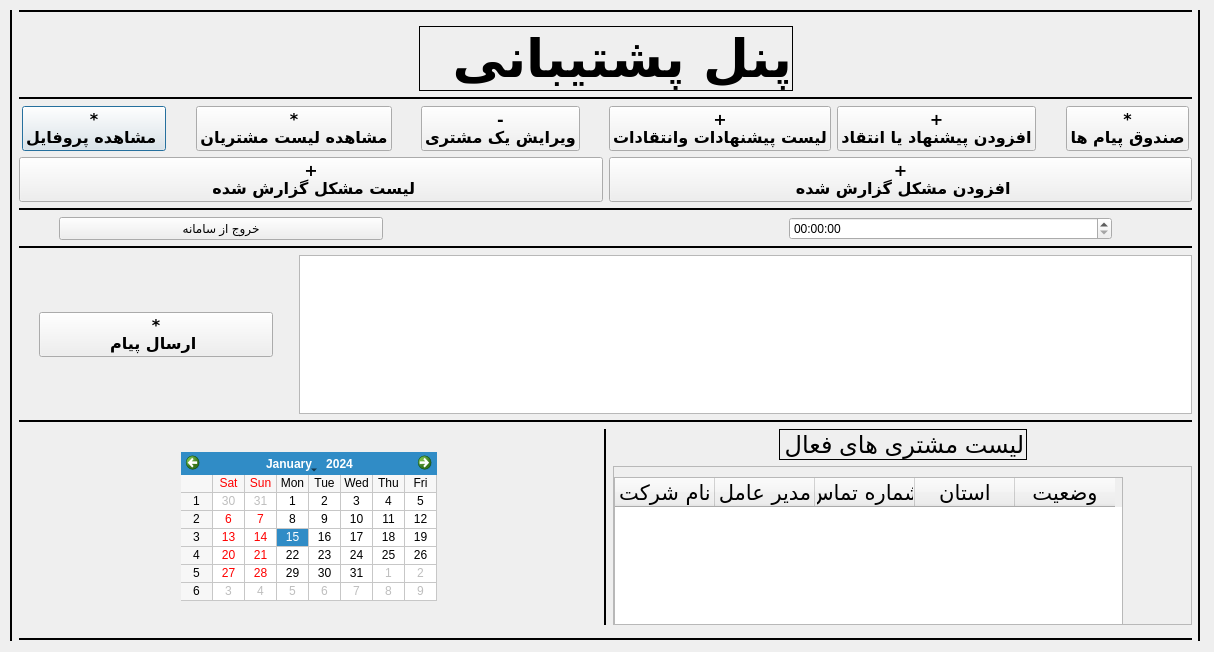
<?xml version="1.0" encoding="UTF-8"?>
<ui version="4.0">
 <class>Support</class>
 <widget class="QDialog" name="Support">
  <property name="geometry">
   <rect>
    <x>0</x>
    <y>0</y>
    <width>1214</width>
    <height>652</height>
   </rect>
  </property>
  <property name="windowTitle">
   <string>Dialog</string>
  </property>
  <widget class="QWidget" name="layoutWidget">
   <property name="geometry">
    <rect>
     <x>10</x>
     <y>10</y>
     <width>1191</width>
     <height>631</height>
    </rect>
   </property>
   <layout class="QHBoxLayout" name="horizontalLayout_7">
    <item>
     <spacer name="horizontalSpacer_17">
      <property name="orientation">
       <enum>Qt::Horizontal</enum>
      </property>
      <property name="sizeType">
       <enum>QSizePolicy::Maximum</enum>
      </property>
      <property name="sizeHint" stdset="0">
       <size>
        <width>13</width>
        <height>791</height>
       </size>
      </property>
     </spacer>
    </item>
    <item>
     <widget class="Line" name="line_7">
      <property name="frameShadow">
       <enum>QFrame::Plain</enum>
      </property>
      <property name="lineWidth">
       <number>2</number>
      </property>
      <property name="orientation">
       <enum>Qt::Vertical</enum>
      </property>
     </widget>
    </item>
    <item>
     <layout class="QVBoxLayout" name="verticalLayout_7">
      <item>
       <layout class="QVBoxLayout" name="verticalLayout_2">
        <item>
         <widget class="Line" name="line_5">
          <property name="frameShadow">
           <enum>QFrame::Plain</enum>
          </property>
          <property name="lineWidth">
           <number>2</number>
          </property>
          <property name="orientation">
           <enum>Qt::Horizontal</enum>
          </property>
         </widget>
        </item>
        <item>
         <spacer name="verticalSpacer_12">
          <property name="orientation">
           <enum>Qt::Vertical</enum>
          </property>
          <property name="sizeHint" stdset="0">
           <size>
            <width>20</width>
            <height>40</height>
           </size>
          </property>
         </spacer>
        </item>
        <item>
         <layout class="QHBoxLayout" name="horizontalLayout">
          <item>
           <spacer name="horizontalSpacer">
            <property name="orientation">
             <enum>Qt::Horizontal</enum>
            </property>
            <property name="sizeHint" stdset="0">
             <size>
              <width>40</width>
              <height>20</height>
             </size>
            </property>
           </spacer>
          </item>
          <item>
           <widget class="QLabel" name="suport_title">
            <property name="font">
             <font>
              <family>B Nazanin</family>
              <pointsize>40</pointsize>
              <weight>75</weight>
              <bold>true</bold>
             </font>
            </property>
            <property name="focusPolicy">
             <enum>Qt::ClickFocus</enum>
            </property>
            <property name="frameShape">
             <enum>QFrame::Box</enum>
            </property>
            <property name="text">
             <string>پنل پشتیبانی</string>
            </property>
           </widget>
          </item>
          <item>
           <spacer name="horizontalSpacer_2">
            <property name="orientation">
             <enum>Qt::Horizontal</enum>
            </property>
            <property name="sizeHint" stdset="0">
             <size>
              <width>40</width>
              <height>20</height>
             </size>
            </property>
           </spacer>
          </item>
         </layout>
        </item>
       </layout>
      </item>
      <item>
       <widget class="Line" name="line_4">
        <property name="windowModality">
         <enum>Qt::ApplicationModal</enum>
        </property>
        <property name="frameShadow">
         <enum>QFrame::Plain</enum>
        </property>
        <property name="lineWidth">
         <number>2</number>
        </property>
        <property name="orientation">
         <enum>Qt::Horizontal</enum>
        </property>
       </widget>
      </item>
      <item>
       <layout class="QVBoxLayout" name="verticalLayout_3">
        <item>
         <spacer name="verticalSpacer_10">
          <property name="orientation">
           <enum>Qt::Vertical</enum>
          </property>
          <property name="sizeHint" stdset="0">
           <size>
            <width>1222</width>
            <height>13</height>
           </size>
          </property>
         </spacer>
        </item>
        <item>
         <layout class="QHBoxLayout" name="horizontalLayout_2">
          <item>
           <spacer name="horizontalSpacer_11">
            <property name="orientation">
             <enum>Qt::Horizontal</enum>
            </property>
            <property name="sizeType">
             <enum>QSizePolicy::Maximum</enum>
            </property>
            <property name="sizeHint" stdset="0">
             <size>
              <width>20</width>
              <height>20</height>
             </size>
            </property>
           </spacer>
          </item>
          <item>
           <widget class="QPushButton" name="see_prof">
            <property name="font">
             <font>
              <family>B Nazanin</family>
              <pointsize>12</pointsize>
              <weight>75</weight>
              <bold>true</bold>
             </font>
            </property>
            <property name="toolTip">
             <string>&lt;html&gt;&lt;head/&gt;&lt;body&gt;&lt;p align=&quot;center&quot;&gt;&lt;span style=&quot; font-size:6pt;&quot;&gt;برای مشاهده اطلاعات شخصیتان کیلک کنید&lt;/span&gt;&lt;/p&gt;&lt;/body&gt;&lt;/html&gt;</string>
            </property>
            <property name="layoutDirection">
             <enum>Qt::RightToLeft</enum>
            </property>
            <property name="text">
             <string>*
مشاهده پروفایل </string>
            </property>
            <property name="checkable">
             <bool>false</bool>
            </property>
            <property name="autoRepeat">
             <bool>false</bool>
            </property>
            <property name="autoRepeatDelay">
             <number>300</number>
            </property>
           </widget>
          </item>
          <item>
           <spacer name="horizontalSpacer_13">
            <property name="orientation">
             <enum>Qt::Horizontal</enum>
            </property>
            <property name="sizeType">
             <enum>QSizePolicy::Maximum</enum>
            </property>
            <property name="sizeHint" stdset="0">
             <size>
              <width>40</width>
              <height>20</height>
             </size>
            </property>
           </spacer>
          </item>
          <item>
           <widget class="QPushButton" name="see_clt">
            <property name="font">
             <font>
              <family>B Nazanin</family>
              <pointsize>12</pointsize>
              <weight>75</weight>
              <bold>true</bold>
             </font>
            </property>
            <property name="toolTip">
             <string>&lt;html&gt;&lt;head/&gt;&lt;body&gt;&lt;p align=&quot;center&quot;&gt;&lt;span style=&quot; font-size:6pt;&quot;&gt;.برای مشاهده لیست مشترین کیلک کنید&lt;/span&gt;&lt;/p&gt;&lt;/body&gt;&lt;/html&gt;</string>
            </property>
            <property name="layoutDirection">
             <enum>Qt::RightToLeft</enum>
            </property>
            <property name="text">
             <string>*
مشاهده لیست مشتریان</string>
            </property>
            <property name="checkable">
             <bool>false</bool>
            </property>
            <property name="autoRepeat">
             <bool>false</bool>
            </property>
            <property name="autoRepeatDelay">
             <number>300</number>
            </property>
           </widget>
          </item>
          <item>
           <spacer name="horizontalSpacer_15">
            <property name="orientation">
             <enum>Qt::Horizontal</enum>
            </property>
            <property name="sizeType">
             <enum>QSizePolicy::Maximum</enum>
            </property>
            <property name="sizeHint" stdset="0">
             <size>
              <width>40</width>
              <height>20</height>
             </size>
            </property>
           </spacer>
          </item>
          <item>
           <widget class="QPushButton" name="Del_clt">
            <property name="font">
             <font>
              <family>B Nazanin</family>
              <pointsize>12</pointsize>
              <weight>75</weight>
              <bold>true</bold>
             </font>
            </property>
            <property name="toolTip">
             <string>&lt;html&gt;&lt;head/&gt;&lt;body&gt;&lt;p align=&quot;center&quot;&gt;&lt;span style=&quot; font-size:6pt;&quot;&gt;.برای ویرایش اطلاعات یک کلیک کنید&lt;/span&gt;&lt;/p&gt;&lt;/body&gt;&lt;/html&gt;</string>
            </property>
            <property name="layoutDirection">
             <enum>Qt::RightToLeft</enum>
            </property>
            <property name="text">
             <string>-
ویرایش یک مشتری</string>
            </property>
            <property name="checkable">
             <bool>false</bool>
            </property>
            <property name="autoRepeat">
             <bool>false</bool>
            </property>
            <property name="autoRepeatDelay">
             <number>300</number>
            </property>
           </widget>
          </item>
          <item>
           <spacer name="horizontalSpacer_16">
            <property name="orientation">
             <enum>Qt::Horizontal</enum>
            </property>
            <property name="sizeType">
             <enum>QSizePolicy::Maximum</enum>
            </property>
            <property name="sizeHint" stdset="0">
             <size>
              <width>40</width>
              <height>20</height>
             </size>
            </property>
           </spacer>
          </item>
          <item>
           <widget class="QPushButton" name="Add_aponion_2">
            <property name="font">
             <font>
              <family>B Nazanin</family>
              <pointsize>12</pointsize>
              <weight>75</weight>
              <bold>true</bold>
             </font>
            </property>
            <property name="toolTip">
             <string>&lt;html&gt;&lt;head/&gt;&lt;body&gt;&lt;p align=&quot;center&quot;&gt;&lt;span style=&quot; font-size:6pt;&quot;&gt;برای افزودن یک مشتری جدید کلیک کنید.&lt;/span&gt;&lt;/p&gt;&lt;/body&gt;&lt;/html&gt;</string>
            </property>
            <property name="layoutDirection">
             <enum>Qt::RightToLeft</enum>
            </property>
            <property name="text">
             <string>+
لیست پیشنهادات وانتقادات</string>
            </property>
            <property name="checkable">
             <bool>false</bool>
            </property>
            <property name="autoRepeat">
             <bool>false</bool>
            </property>
            <property name="autoRepeatDelay">
             <number>300</number>
            </property>
            <property name="autoDefault">
             <bool>false</bool>
            </property>
            <property name="default">
             <bool>false</bool>
            </property>
            <property name="flat">
             <bool>false</bool>
            </property>
           </widget>
          </item>
          <item>
           <widget class="QPushButton" name="Add_aponion">
            <property name="font">
             <font>
              <family>B Nazanin</family>
              <pointsize>12</pointsize>
              <weight>75</weight>
              <bold>true</bold>
             </font>
            </property>
            <property name="toolTip">
             <string>&lt;html&gt;&lt;head/&gt;&lt;body&gt;&lt;p align=&quot;center&quot;&gt;&lt;span style=&quot; font-size:6pt;&quot;&gt;برای افزودن یک مشتری جدید کلیک کنید.&lt;/span&gt;&lt;/p&gt;&lt;/body&gt;&lt;/html&gt;</string>
            </property>
            <property name="layoutDirection">
             <enum>Qt::RightToLeft</enum>
            </property>
            <property name="text">
             <string>+
افزودن پیشنهاد یا انتقاد</string>
            </property>
            <property name="checkable">
             <bool>false</bool>
            </property>
            <property name="autoRepeat">
             <bool>false</bool>
            </property>
            <property name="autoRepeatDelay">
             <number>300</number>
            </property>
            <property name="autoDefault">
             <bool>false</bool>
            </property>
            <property name="default">
             <bool>false</bool>
            </property>
            <property name="flat">
             <bool>false</bool>
            </property>
           </widget>
          </item>
          <item>
           <spacer name="horizontalSpacer_14">
            <property name="orientation">
             <enum>Qt::Horizontal</enum>
            </property>
            <property name="sizeHint" stdset="0">
             <size>
              <width>40</width>
              <height>20</height>
             </size>
            </property>
           </spacer>
          </item>
          <item>
           <widget class="QPushButton" name="Inbox">
            <property name="font">
             <font>
              <family>B Nazanin</family>
              <pointsize>12</pointsize>
              <weight>75</weight>
              <bold>true</bold>
             </font>
            </property>
            <property name="toolTip">
             <string>&lt;html&gt;&lt;head/&gt;&lt;body&gt;&lt;p align=&quot;center&quot;&gt;&lt;span style=&quot; font-size:6pt;&quot;&gt;.برای ویرایش اطلاعات یک کلیک کنید&lt;/span&gt;&lt;/p&gt;&lt;/body&gt;&lt;/html&gt;</string>
            </property>
            <property name="layoutDirection">
             <enum>Qt::RightToLeft</enum>
            </property>
            <property name="text">
             <string>*
صندوق پیام ها</string>
            </property>
            <property name="checkable">
             <bool>false</bool>
            </property>
            <property name="autoRepeat">
             <bool>false</bool>
            </property>
            <property name="autoRepeatDelay">
             <number>300</number>
            </property>
           </widget>
          </item>
          <item>
           <spacer name="horizontalSpacer_12">
            <property name="orientation">
             <enum>Qt::Horizontal</enum>
            </property>
            <property name="sizeType">
             <enum>QSizePolicy::Maximum</enum>
            </property>
            <property name="sizeHint" stdset="0">
             <size>
              <width>20</width>
              <height>20</height>
             </size>
            </property>
           </spacer>
          </item>
         </layout>
        </item>
        <item>
         <layout class="QHBoxLayout" name="horizontalLayout_9">
          <item>
           <widget class="QPushButton" name="wrongList">
            <property name="font">
             <font>
              <family>B Nazanin</family>
              <pointsize>12</pointsize>
              <weight>75</weight>
              <bold>true</bold>
             </font>
            </property>
            <property name="toolTip">
             <string>&lt;html&gt;&lt;head/&gt;&lt;body&gt;&lt;p align=&quot;center&quot;&gt;&lt;span style=&quot; font-size:6pt;&quot;&gt;برای افزودن یک مشتری جدید کلیک کنید.&lt;/span&gt;&lt;/p&gt;&lt;/body&gt;&lt;/html&gt;</string>
            </property>
            <property name="layoutDirection">
             <enum>Qt::RightToLeft</enum>
            </property>
            <property name="text">
             <string>+
 لیست مشکل گزارش شده</string>
            </property>
            <property name="checkable">
             <bool>false</bool>
            </property>
            <property name="autoRepeat">
             <bool>false</bool>
            </property>
            <property name="autoRepeatDelay">
             <number>300</number>
            </property>
            <property name="autoDefault">
             <bool>false</bool>
            </property>
            <property name="default">
             <bool>false</bool>
            </property>
            <property name="flat">
             <bool>false</bool>
            </property>
           </widget>
          </item>
          <item>
           <widget class="QPushButton" name="addWrong">
            <property name="font">
             <font>
              <family>B Nazanin</family>
              <pointsize>12</pointsize>
              <weight>75</weight>
              <bold>true</bold>
             </font>
            </property>
            <property name="toolTip">
             <string>&lt;html&gt;&lt;head/&gt;&lt;body&gt;&lt;p align=&quot;center&quot;&gt;&lt;span style=&quot; font-size:6pt;&quot;&gt;برای افزودن یک مشتری جدید کلیک کنید.&lt;/span&gt;&lt;/p&gt;&lt;/body&gt;&lt;/html&gt;</string>
            </property>
            <property name="layoutDirection">
             <enum>Qt::RightToLeft</enum>
            </property>
            <property name="text">
             <string>+
 افزودن مشکل گزارش شده</string>
            </property>
            <property name="checkable">
             <bool>false</bool>
            </property>
            <property name="autoRepeat">
             <bool>false</bool>
            </property>
            <property name="autoRepeatDelay">
             <number>300</number>
            </property>
            <property name="autoDefault">
             <bool>false</bool>
            </property>
            <property name="default">
             <bool>false</bool>
            </property>
            <property name="flat">
             <bool>false</bool>
            </property>
           </widget>
          </item>
         </layout>
        </item>
        <item>
         <spacer name="verticalSpacer_11">
          <property name="orientation">
           <enum>Qt::Vertical</enum>
          </property>
          <property name="sizeHint" stdset="0">
           <size>
            <width>1222</width>
            <height>13</height>
           </size>
          </property>
         </spacer>
        </item>
       </layout>
      </item>
      <item>
       <widget class="Line" name="line_3">
        <property name="windowModality">
         <enum>Qt::ApplicationModal</enum>
        </property>
        <property name="frameShadow">
         <enum>QFrame::Plain</enum>
        </property>
        <property name="lineWidth">
         <number>2</number>
        </property>
        <property name="orientation">
         <enum>Qt::Horizontal</enum>
        </property>
       </widget>
      </item>
      <item>
       <layout class="QVBoxLayout" name="verticalLayout_4">
        <item>
         <layout class="QHBoxLayout" name="horizontalLayout_3">
          <item>
           <spacer name="horizontalSpacer_19">
            <property name="orientation">
             <enum>Qt::Horizontal</enum>
            </property>
            <property name="sizeType">
             <enum>QSizePolicy::Maximum</enum>
            </property>
            <property name="sizeHint" stdset="0">
             <size>
              <width>40</width>
              <height>20</height>
             </size>
            </property>
           </spacer>
          </item>
          <item>
           <widget class="QPushButton" name="logout">
            <property name="text">
             <string>خروج از سامانه</string>
            </property>
           </widget>
          </item>
          <item>
           <spacer name="horizontalSpacer_3">
            <property name="orientation">
             <enum>Qt::Horizontal</enum>
            </property>
            <property name="sizeType">
             <enum>QSizePolicy::Maximum</enum>
            </property>
            <property name="sizeHint" stdset="0">
             <size>
              <width>400</width>
              <height>20</height>
             </size>
            </property>
           </spacer>
          </item>
          <item>
           <widget class="QTimeEdit" name="timeEdit">
            <property name="currentSection">
             <enum>QDateTimeEdit::HourSection</enum>
            </property>
           </widget>
          </item>
          <item>
           <spacer name="horizontalSpacer_6">
            <property name="orientation">
             <enum>Qt::Horizontal</enum>
            </property>
            <property name="sizeType">
             <enum>QSizePolicy::Maximum</enum>
            </property>
            <property name="sizeHint" stdset="0">
             <size>
              <width>80</width>
              <height>20</height>
             </size>
            </property>
           </spacer>
          </item>
         </layout>
        </item>
       </layout>
      </item>
      <item>
       <widget class="Line" name="line_2">
        <property name="frameShadow">
         <enum>QFrame::Plain</enum>
        </property>
        <property name="lineWidth">
         <number>2</number>
        </property>
        <property name="orientation">
         <enum>Qt::Horizontal</enum>
        </property>
       </widget>
      </item>
      <item>
       <layout class="QVBoxLayout" name="verticalLayout_5">
        <item>
         <layout class="QHBoxLayout" name="horizontalLayout_4">
          <item>
           <spacer name="horizontalSpacer_4">
            <property name="orientation">
             <enum>Qt::Horizontal</enum>
            </property>
            <property name="sizeType">
             <enum>QSizePolicy::Maximum</enum>
            </property>
            <property name="sizeHint" stdset="0">
             <size>
              <width>20</width>
              <height>20</height>
             </size>
            </property>
           </spacer>
          </item>
          <item>
           <widget class="QPushButton" name="see_prof_2">
            <property name="font">
             <font>
              <family>B Nazanin</family>
              <pointsize>12</pointsize>
              <weight>75</weight>
              <bold>true</bold>
             </font>
            </property>
            <property name="toolTip">
             <string>&lt;html&gt;&lt;head/&gt;&lt;body&gt;&lt;p&gt;برای افزودن کارمند جدید کلیک کنید.&lt;/p&gt;&lt;/body&gt;&lt;/html&gt;</string>
            </property>
            <property name="layoutDirection">
             <enum>Qt::RightToLeft</enum>
            </property>
            <property name="text">
             <string>*
            ارسال پیام             </string>
            </property>
            <property name="checkable">
             <bool>false</bool>
            </property>
            <property name="autoRepeat">
             <bool>false</bool>
            </property>
            <property name="autoRepeatDelay">
             <number>300</number>
            </property>
           </widget>
          </item>
          <item>
           <spacer name="horizontalSpacer_5">
            <property name="orientation">
             <enum>Qt::Horizontal</enum>
            </property>
            <property name="sizeType">
             <enum>QSizePolicy::Maximum</enum>
            </property>
            <property name="sizeHint" stdset="0">
             <size>
              <width>20</width>
              <height>20</height>
             </size>
            </property>
           </spacer>
          </item>
          <item>
           <layout class="QVBoxLayout" name="verticalLayout_8">
            <item>
             <widget class="QTextEdit" name="messageText"/>
            </item>
           </layout>
          </item>
         </layout>
        </item>
       </layout>
      </item>
      <item>
       <widget class="Line" name="line">
        <property name="frameShadow">
         <enum>QFrame::Plain</enum>
        </property>
        <property name="lineWidth">
         <number>2</number>
        </property>
        <property name="orientation">
         <enum>Qt::Horizontal</enum>
        </property>
       </widget>
      </item>
      <item>
       <layout class="QHBoxLayout" name="horizontalLayout_8">
        <item>
         <layout class="QVBoxLayout" name="verticalLayout">
          <item>
           <spacer name="verticalSpacer">
            <property name="orientation">
             <enum>Qt::Vertical</enum>
            </property>
            <property name="sizeHint" stdset="0">
             <size>
              <width>20</width>
              <height>40</height>
             </size>
            </property>
           </spacer>
          </item>
          <item>
           <layout class="QHBoxLayout" name="horizontalLayout_5">
            <item>
             <spacer name="horizontalSpacer_7">
              <property name="orientation">
               <enum>Qt::Horizontal</enum>
              </property>
              <property name="sizeHint" stdset="0">
               <size>
                <width>40</width>
                <height>20</height>
               </size>
              </property>
             </spacer>
            </item>
            <item>
             <widget class="QCalendarWidget" name="calendarWidget">
              <property name="firstDayOfWeek">
               <enum>Qt::Saturday</enum>
              </property>
              <property name="gridVisible">
               <bool>true</bool>
              </property>
              <property name="selectionMode">
               <enum>QCalendarWidget::SingleSelection</enum>
              </property>
              <property name="horizontalHeaderFormat">
               <enum>QCalendarWidget::ShortDayNames</enum>
              </property>
              <property name="verticalHeaderFormat">
               <enum>QCalendarWidget::ISOWeekNumbers</enum>
              </property>
              <property name="navigationBarVisible">
               <bool>true</bool>
              </property>
              <property name="dateEditEnabled">
               <bool>true</bool>
              </property>
             </widget>
            </item>
            <item>
             <spacer name="horizontalSpacer_8">
              <property name="orientation">
               <enum>Qt::Horizontal</enum>
              </property>
              <property name="sizeType">
               <enum>QSizePolicy::Expanding</enum>
              </property>
              <property name="sizeHint" stdset="0">
               <size>
                <width>40</width>
                <height>20</height>
               </size>
              </property>
             </spacer>
            </item>
           </layout>
          </item>
          <item>
           <spacer name="verticalSpacer_2">
            <property name="orientation">
             <enum>Qt::Vertical</enum>
            </property>
            <property name="sizeHint" stdset="0">
             <size>
              <width>20</width>
              <height>40</height>
             </size>
            </property>
           </spacer>
          </item>
         </layout>
        </item>
        <item>
         <widget class="Line" name="line_9">
          <property name="frameShadow">
           <enum>QFrame::Plain</enum>
          </property>
          <property name="lineWidth">
           <number>2</number>
          </property>
          <property name="orientation">
           <enum>Qt::Vertical</enum>
          </property>
         </widget>
        </item>
        <item>
         <layout class="QVBoxLayout" name="verticalLayout_6">
          <item>
           <layout class="QHBoxLayout" name="horizontalLayout_6">
            <item>
             <spacer name="horizontalSpacer_9">
              <property name="orientation">
               <enum>Qt::Horizontal</enum>
              </property>
              <property name="sizeHint" stdset="0">
               <size>
                <width>40</width>
                <height>20</height>
               </size>
              </property>
             </spacer>
            </item>
            <item>
             <widget class="QLabel" name="calls_list">
              <property name="frameShape">
               <enum>QFrame::Box</enum>
              </property>
              <property name="text">
               <string>&lt;html&gt;&lt;head/&gt;&lt;body&gt;&lt;p align=&quot;center&quot;&gt;&lt;span style=&quot; font-size:18pt;&quot;&gt;لیست مشتری های فعال&lt;/span&gt;&lt;/p&gt;&lt;/body&gt;&lt;/html&gt;</string>
              </property>
             </widget>
            </item>
            <item>
             <spacer name="horizontalSpacer_10">
              <property name="orientation">
               <enum>Qt::Horizontal</enum>
              </property>
              <property name="sizeHint" stdset="0">
               <size>
                <width>40</width>
                <height>20</height>
               </size>
              </property>
             </spacer>
            </item>
           </layout>
          </item>
          <item>
           <widget class="QScrollArea" name="scrollArea">
            <property name="widgetResizable">
             <bool>true</bool>
            </property>
            <widget class="QWidget" name="scrollAreaWidgetContents">
             <property name="geometry">
              <rect>
               <x>0</x>
               <y>0</y>
               <width>566</width>
               <height>158</height>
              </rect>
             </property>
             <widget class="QTableWidget" name="activeClientTable">
              <property name="geometry">
               <rect>
                <x>0</x>
                <y>10</y>
                <width>509</width>
                <height>191</height>
               </rect>
              </property>
              <column>
               <property name="text">
                <string>نام شرکت</string>
               </property>
               <property name="font">
                <font>
                 <family>B Nazanin</family>
                 <pointsize>16</pointsize>
                 <kerning>false</kerning>
                </font>
               </property>
               <property name="textAlignment">
                <set>AlignCenter</set>
               </property>
               <property name="background">
                <color alpha="0">
                 <red>0</red>
                 <green>0</green>
                 <blue>0</blue>
                </color>
               </property>
              </column>
              <column>
               <property name="text">
                <string>مدیر عامل</string>
               </property>
               <property name="font">
                <font>
                 <family>B Nazanin</family>
                 <pointsize>16</pointsize>
                 <kerning>false</kerning>
                </font>
               </property>
               <property name="textAlignment">
                <set>AlignCenter</set>
               </property>
               <property name="background">
                <color alpha="0">
                 <red>0</red>
                 <green>0</green>
                 <blue>0</blue>
                </color>
               </property>
              </column>
              <column>
               <property name="text">
                <string>شماره تماس</string>
               </property>
               <property name="font">
                <font>
                 <family>B Nazanin</family>
                 <pointsize>16</pointsize>
                 <kerning>false</kerning>
                </font>
               </property>
               <property name="textAlignment">
                <set>AlignCenter</set>
               </property>
               <property name="background">
                <color alpha="0">
                 <red>0</red>
                 <green>0</green>
                 <blue>0</blue>
                </color>
               </property>
              </column>
              <column>
               <property name="text">
                <string notr="true">استان</string>
               </property>
               <property name="font">
                <font>
                 <family>B Nazanin</family>
                 <pointsize>16</pointsize>
                 <kerning>false</kerning>
                </font>
               </property>
               <property name="textAlignment">
                <set>AlignCenter</set>
               </property>
               <property name="background">
                <color alpha="0">
                 <red>0</red>
                 <green>0</green>
                 <blue>0</blue>
                </color>
               </property>
              </column>
              <column>
               <property name="text">
                <string>وضعیت</string>
               </property>
               <property name="font">
                <font>
                 <family>Agency FB</family>
                 <pointsize>16</pointsize>
                </font>
               </property>
              </column>
             </widget>
            </widget>
           </widget>
          </item>
         </layout>
        </item>
       </layout>
      </item>
      <item>
       <spacer name="verticalSpacer_13">
        <property name="orientation">
         <enum>Qt::Vertical</enum>
        </property>
        <property name="sizeHint" stdset="0">
         <size>
          <width>20</width>
          <height>40</height>
         </size>
        </property>
       </spacer>
      </item>
      <item>
       <widget class="Line" name="line_6">
        <property name="frameShadow">
         <enum>QFrame::Plain</enum>
        </property>
        <property name="lineWidth">
         <number>2</number>
        </property>
        <property name="orientation">
         <enum>Qt::Horizontal</enum>
        </property>
       </widget>
      </item>
     </layout>
    </item>
    <item>
     <widget class="Line" name="line_8">
      <property name="frameShadow">
       <enum>QFrame::Plain</enum>
      </property>
      <property name="lineWidth">
       <number>2</number>
      </property>
      <property name="orientation">
       <enum>Qt::Vertical</enum>
      </property>
     </widget>
    </item>
    <item>
     <spacer name="horizontalSpacer_18">
      <property name="orientation">
       <enum>Qt::Horizontal</enum>
      </property>
      <property name="sizeType">
       <enum>QSizePolicy::Maximum</enum>
      </property>
      <property name="sizeHint" stdset="0">
       <size>
        <width>13</width>
        <height>791</height>
       </size>
      </property>
     </spacer>
    </item>
   </layout>
  </widget>
 </widget>
 <resources/>
 <connections/>
</ui>
